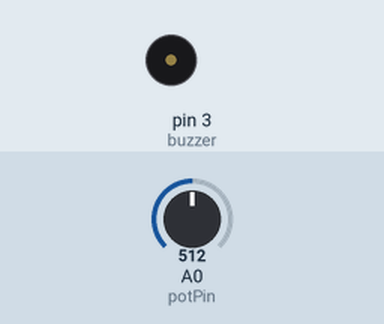
Simulated run of this sketch. Board: Arduino Uno, built with avr-gcc and run on an emulated ATmega328P. Parts: buzzer (waves = sounding). The inputs (shaded band) are chosen by the test bench; at power-on: A0 (potPin) = 512.

Above: at 1.2 s.
1.3 s: A0 (potPin) set to 716
At 2.3 s:
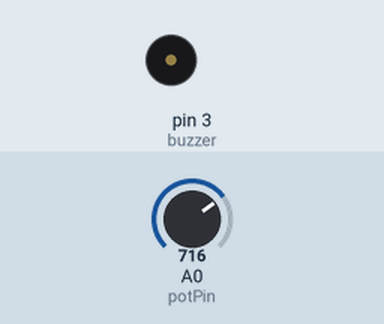
4.3 s: A0 (potPin) set to 511
At 4.8 s:
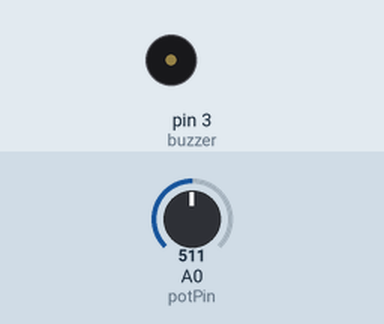
Timing chart, 0 to 7.3 s (numbered marks = the images above; inputs shaded):
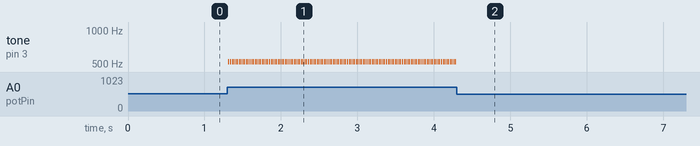

Measured:
- after the input at 1.3 s, tone on pin 3 (buzzer): alternates 523 Hz for 0.01 s and silent for 0.02 s, starting at once
- after the input at 4.3 s, tone on pin 3 (buzzer): stops changing and stays silent

The sketch:

sketch_buzzer_basic_.ino
```cpp
int buzzer = 3;
int potPin = A0;

void setup() {
}

void loop() {
  int pot = analogRead(potPin);   // 0 - 1023

  // map giá trị biến trở -> thời gian bật
  int onTime  = map(pot, 0, 1023, 1, 12);  // to/nhỏ
  int offTime = 15;                        // cố định

  tone(buzzer, 523);   // DO (523 Hz)
  delay(onTime);       // bật ngắn / dài
  noTone(buzzer);
  delay(offTime);
}
```
